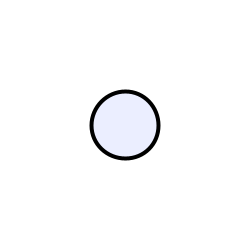
Frame 1 (no input)
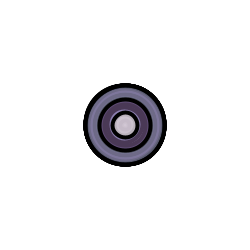
Frame 60 (the mouse pressed at the canvas centre just before this capture)
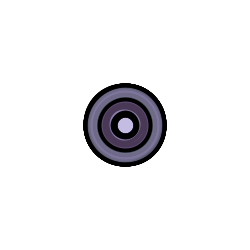
Frame 120 (the mouse held since frame 60 and released just before this capture)

The Processing sketch that drew these frames (run headless with seeded random() and noise(); from frame 60 on, the mouse is pressed at the canvas centre):

// Processing sketch: processing_168741
// ── processing_168741.pde

int counter;

void setup() {  //setup function called initially, only once
  size(250, 250);
  background(255);  //set background white
  colorMode(HSB);   //set colors to Hue, Saturation, Brightness mode
  counter = 0;
}

void draw() {  //draw function loops 
  counter++;
  strokeWeight(4);
  fill(random(255),100,255,50);
  
  if(mousePressed == true) { //add some interaction
    ellipse(mouseX, mouseY, 20, 20);
  }
  else {
    ellipse(width/2, height/2, 80*sin(counter), 80*sin(counter));
  }
}
